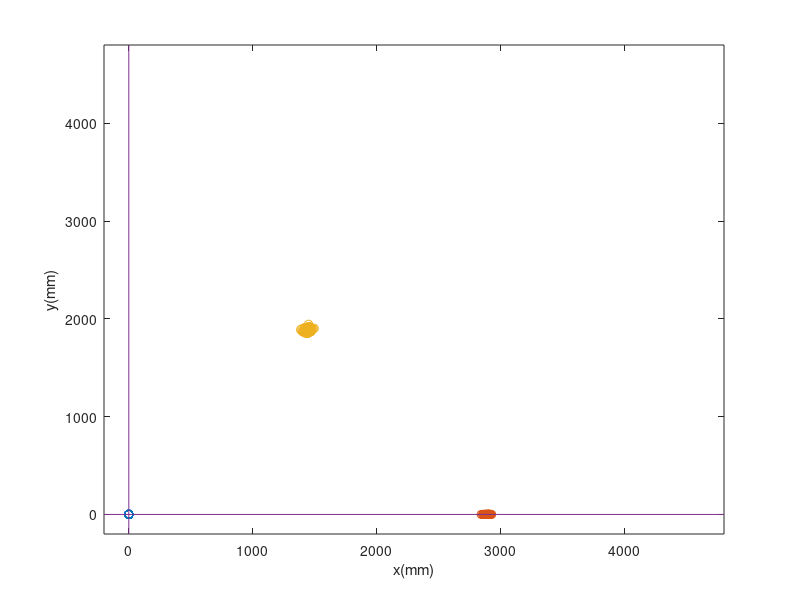

Recreate this plot in MATLAB.
D_A0A1=[2889
2842
2880
2903
2908
2903
2885
2907
2894
2889
2908
2866
2908
2875
2889
2871
2908
2903
2871
2871
2885
2907
2899
2889
2917
2885
2871
2889
2894
2880
2903
2917
2903
2880
2852
2880
2903
2917
2885
2889
2861
2861
2861
2899
2861
2903
2880
2908
2907
2908
2903
2908
2899
2912
2926
2903
2903
2866
2889
2894
2885
2908
2903
2866
2907
2885
2908
2912
2908
2908
2885
2894
2894
2866
2903
2885
2885
2917
2875
2871
2912
2889
2907
2899
2903
2899
2907
2885
2889
2903
2899
2899
2889
2889
2899
2889
2903
2903
2889
2899];
D_A0A2=[2351
2379
2337
2361
2361
2379
2403
2412
2393
2361
2384
2365
2370
2384
2398
2384
2389
2375
2403
2342
2346
2407
2407
2365
2379
2346
2361
2398
2384
2361
2346
2361
2361
2393
2379
2375
2370
2379
2379
2375
2426
2337
2384
2384
2356
2370
2384
2361
2365
2356
2361
2370
2384
2346
2375
2389
2379
2375
2384
2370
2346
2365
2361
2370
2379
2370
2384
2379
2412
2421
2370
2365
2375
2389
2361
2375
2337
2346
2389
2384
2351
2365
2361
2412
2379
2370
2337
2393
2337
2375
2393
2361
2403
2379
2384
2384
2361
2370
2379
2403];
D_A1A2=[2365
2384
2384
2356
2384
2365
2393
2370
2379
2356
2365
2361
2365
2398
2365
2384
2384
2370
2375
2403
2370
2375
2407
2370
2375
2375
2375
2389
2379
2365
2375
2384
2375
2370
2379
2365
2398
2365
2379
2384
2403
2379
2361
2393
2398
2375
2379
2384
2370
2375
2379
2379
2384
2375
2393
2393
2393
2370
2379
2393
2384
2370
2379
2365
2384
2403
2384
2361
2407
2370
2370
2393
2379
2379
2379
2361
2379
2365
2356
2389
2389
2361
2375
2379
2375
2384
2389
2375
2356
2393
2379
2384
2370
2351
2393
2365
2379
2379
2393
2379];


A_x=zeros(100,1);A_y=zeros(100,1);
B_x=zeros(100,1);B_y=zeros(100,1);
C_x=zeros(100,1);C_y=zeros(100,1);
for i=1:100
    cosa=(D_A0A2(i)*D_A0A2(i)+D_A0A1(i)*D_A0A1(i)-D_A1A2(i)*D_A1A2(i))/(2*D_A0A2(i)*D_A0A1(i));
    sina=sqrt(1-cosa*cosa);
    A_x(i)=0;A_y(i)=0;
    B_x(i)=D_A0A1(i);B_y(i)=0;
    C_x(i)=cosa*D_A0A2(i);C_y(i)=sina*D_A0A2(i);
end
figure (1);

plot(A_x,A_y,'-o');
hold on;
plot(B_x,B_y,'-o');
hold on;
plot(C_x,C_y,'-o');


axis([-200 4800 -200 4800]);
line([-200 4800],[0,0]);
line([0,0],[-200 4800]);
xlabel("x(mm)");ylabel("y(mm)");
hold off;

B_x_std=std(B_x);
C_x_std=std(C_x);
C_y_std=std(C_y);
